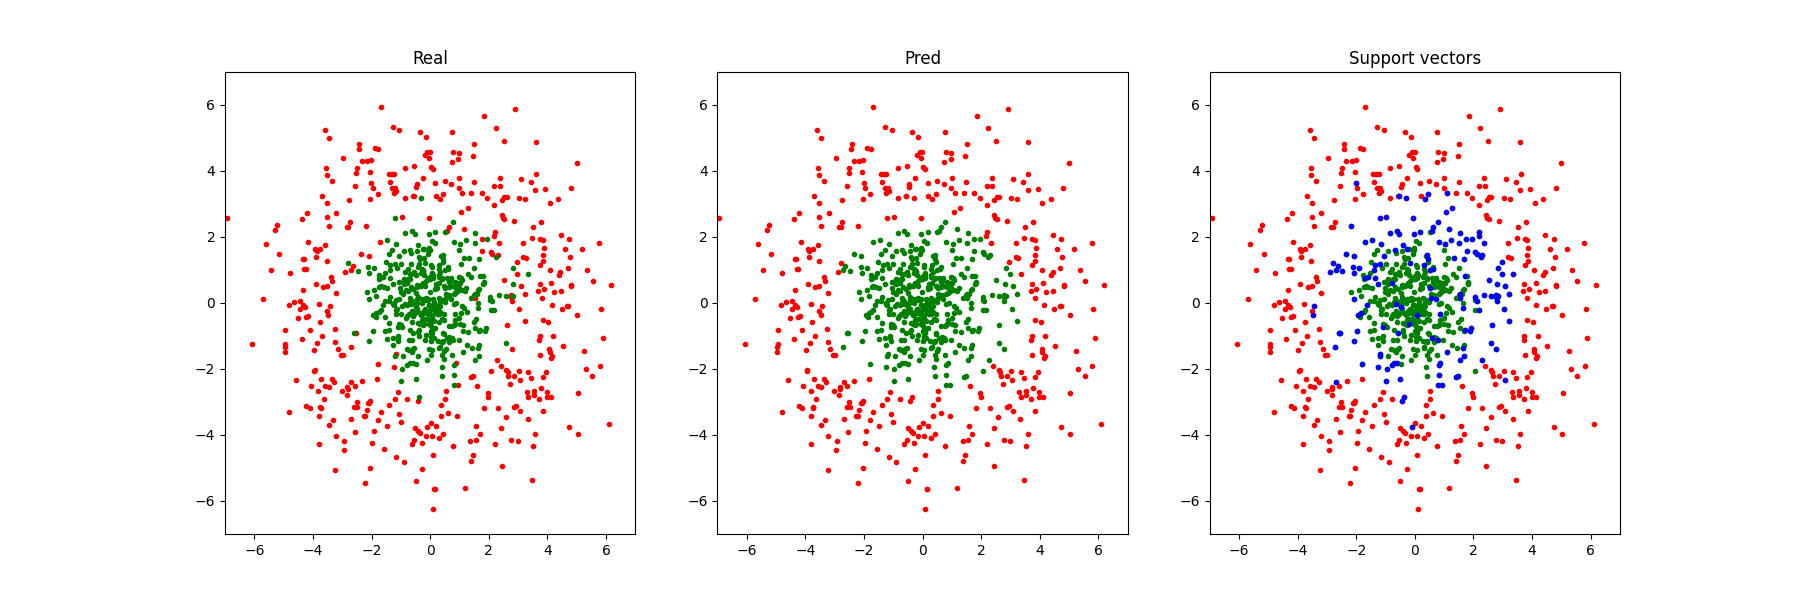

Reproduce this figure in Python.
# -*- coding: utf-8 -*-
# @Date  : 2020/5/23
# @Author: Luokun
# @Email : olooook@outlook.com

import numpy as np
from matplotlib import pyplot as plt


class SVM:
    """
    Support Vector Machines(支持向量机)
    """

    def __init__(self, C=1.0, tol=1e-3, iterations=100, kernel='linear', **kwargs):
        """
        Args:
            C (float, optional): 惩罚因子. Defaults to 1.0.
            tol ([type], optional): 绝对误差限. Defaults to 1e-3.
            iterations (int, optional): 最大迭代次数. Defaults to 100.
            kernel (str, optional): 核函数. Defaults to 'linear'.
        """
        self.C, self.tol, self.iterations = C, tol, iterations
        if kernel == 'linear':
            self.K = LinearKernel()  # 线性核函数
        if kernel == 'poly':
            self.K = PolyKernel()  # 多项式核函数
        if kernel == 'rbf':
            self.K = RBFKernel(kwargs['sigma'])  # 径向基核函数
        self.alpha, self.b = None, .0
        self.X, self.Y = None, None

    def fit(self, X: np.ndarray, Y: np.ndarray):
        self.X, self.Y = X, Y
        self.alpha = np.ones([len(X)], dtype=np.float)  # 拉格朗日乘子
        for _ in range(self.iterations):
            E = np.array([self._calc_error(i) for i in range(len(X))])  # 此次迭代缓存的误差
            for i1 in range(len(X)):  # 外层循环，寻找第一个alpha
                E1 = self._calc_error(i1)  # 计算误差(不使用E缓存)
                if E1 == 0 or self._satisfy_kkt(i1):  # 误差为0或满足KKT条件
                    continue
                # 大于0则选择最小,小于0选择最大的
                i2 = np.argmin(E) if E1 > 0 else np.argmax(E)  # 内层循环，寻找第二个alpha
                if i1 == i2:
                    continue
                E2 = self._calc_error(i2)
                x1, x2, y1, y2 = X[i1], X[i2], Y[i1], Y[i2]
                alpha1, alpha2 = self.alpha[i1], self.alpha[i2]
                k11, k22, k12 = self.K(x1, x1), self.K(x2, x2), self.K(x1, x2)
                # 计算剪切范围
                if y1 * y2 < 0:
                    L = max(0, alpha2 - alpha1)
                    H = min(self.C, self.C + alpha2 - alpha1)
                else:
                    L = max(0, alpha1 + alpha2 - self.C)
                    H = min(self.C, alpha1 + alpha2)
                if L == H:
                    continue
                eta = k11 + k22 - 2 * k12
                if eta <= 0:
                    continue
                # 计算新alpha
                alpha2_new = np.clip(alpha2 + y2 * (E1 - E2) / eta, L, H)
                alpha1_new = alpha1 + y1 * y2 * (alpha2 - alpha2_new)
                # 计算新b
                alpha2_delta, alpha1_delta = alpha2_new - alpha2, alpha1_new - alpha1
                b1_new = -E1 - y1 * k11 * alpha1_delta - y2 * k12 * alpha2_delta + self.b
                b2_new = -E2 - y1 * k12 * alpha1_delta - y2 * k22 * alpha2_delta + self.b
                # 更新参数
                self.alpha[i1] = alpha1_new
                self.alpha[i2] = alpha2_new
                if 0 < alpha1_new < self.C:
                    self.b = b1_new
                elif 0 < alpha2_new < self.C:
                    self.b = b2_new
                else:
                    self.b = (b1_new + b2_new) / 2
                # 更新误差缓存
                E[i1] = self._calc_error(i1)
                E[i2] = self._calc_error(i2)

    def __call__(self, X: np.ndarray):
        Y = np.array([self._g(x) for x in X])
        return np.where(Y > 0, 1, -1)  # 将(-\infinity, \infinity)之间的分布转为{-1, +1}标签

    @property
    def support_vectors(self):  # 支持向量
        return self.X[self.alpha > 0]

    def _g(self, x):  # g(x) =\sum_{i=0}^N alpha_i y_i \kappa(x_i, x)
        return np.sum(self.alpha * self.Y * self.K(self.X, x)) + self.b

    def _calc_error(self, i):  # E_i = g(x_i) - y_i
        return self._g(self.X[i]) - self.Y[i]

    def _satisfy_kkt(self, i):  # 是否满足KKT条件
        gi, yi = self._g(self.X[i]), self.Y[i]
        if np.abs(self.alpha[i]) < self.tol:
            return gi * yi >= 1
        if np.abs(self.alpha[i]) > self.C - self.tol:
            return gi * yi <= 1
        return np.abs(gi * yi - 1) < self.tol


class LinearKernel:
    def __call__(self, x: np.ndarray, y: np.ndarray):
        return np.sum(x * y, axis=-1)


class PolyKernel:
    def __call__(self, x: np.ndarray, y: np.ndarray):
        return (np.sum(x * y, axis=-1) + 1) ** 2


class RBFKernel:
    def __init__(self, sigma):
        self.divisor = 2 * sigma ** 2

    def __call__(self, x: np.ndarray, y: np.ndarray):
        return np.exp(-np.sum((x - y) ** 2, axis=-1) / self.divisor)


def load_data():
    x0, x1 = np.random.randn(40, 10, 2), np.random.randn(400, 2),
    y = np.stack([np.full([400], -1), np.full([400], 1)])
    for i, theta in enumerate(np.linspace(0, 2 * np.pi, 40)):
        x0[i] += 4 * np.array([np.cos(theta), np.sin(theta)])
    x = np.stack([x0.reshape(-1, 2), x1])
    return x, y


if __name__ == '__main__':
    x, y = load_data()
    plt.figure(figsize=[18, 6])
    plt.subplot(1, 3, 1)
    plt.title('Real')
    plt.xlim(-7, 7)
    plt.ylim(-7, 7)
    plt.scatter(x[0, :, 0], x[0, :, 1], color='r', marker='.')
    plt.scatter(x[1, :, 0], x[1, :, 1], color='g', marker='.')

    x, y = x.reshape(-1, 2), y.flatten()
    svm = SVM(C=10, kernel='rbf', sigma=5, iterations=500)
    svm.fit(x, y)
    pred = svm(x)
    acc = np.sum(pred == y) / len(pred)
    print(f'Accuracy = {100 * acc:.2f}%')

    x0, x1 = x[pred == -1], x[pred == 1]
    plt.subplot(1, 3, 2)
    plt.title('Pred')
    plt.xlim(-7, 7)
    plt.ylim(-7, 7)
    plt.scatter(x0[:, 0], x0[:, 1], color='r', marker='.')
    plt.scatter(x1[:, 0], x1[:, 1], color='g', marker='.')

    sv = svm.support_vectors
    plt.subplot(1, 3, 3)
    plt.title('Support vectors')
    plt.xlim(-7, 7)
    plt.ylim(-7, 7)
    plt.scatter(x0[:, 0], x0[:, 1], color='r', marker='.')
    plt.scatter(x1[:, 0], x1[:, 1], color='g', marker='.')
    plt.scatter(sv[:, 0], sv[:, 1], color='b', marker='.')
    plt.show()
